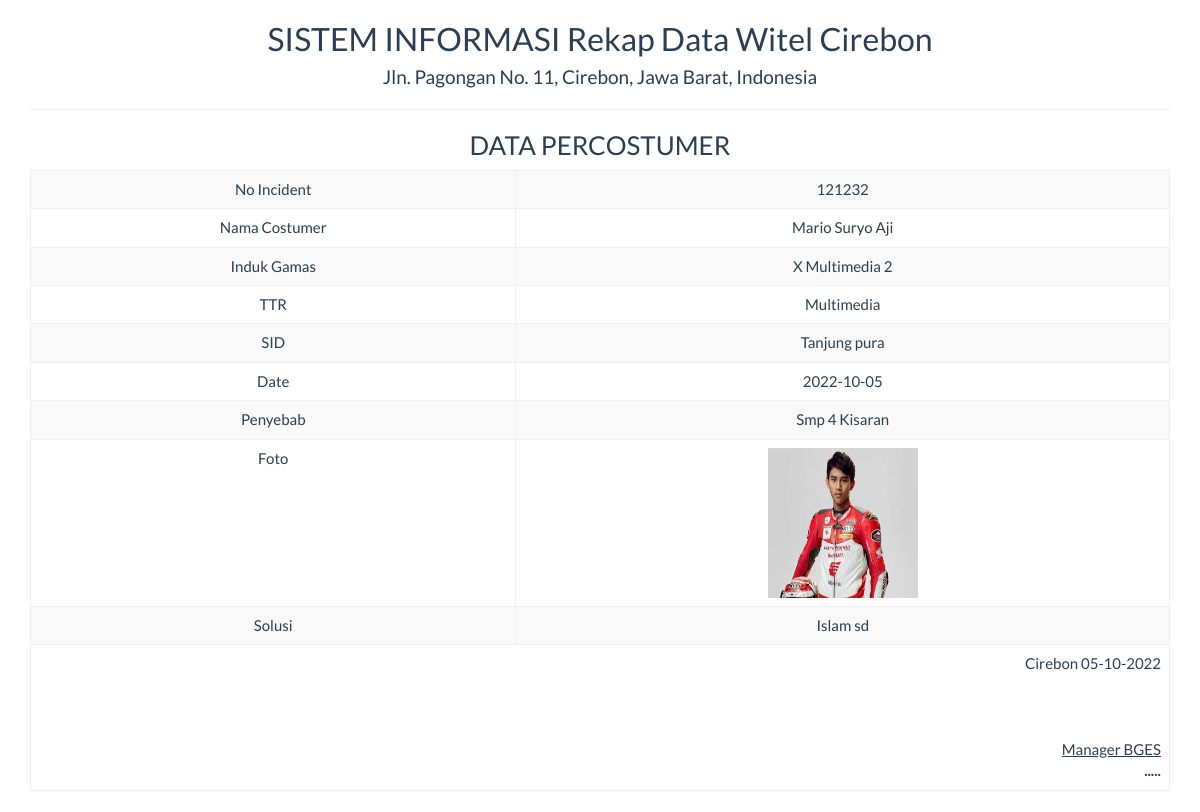
The page /report/datasiswa_satu.php?nis=121232 on the database its author committed.
### tables this page shows
CREATE TABLE `datasiswa` (
  `nis` varchar(50) NOT NULL,
  `nama` varchar(25) NOT NULL,
  `kelas` varchar(255) NOT NULL,
  `alamat` varchar(20) NOT NULL,
  `gender` varchar(50) NOT NULL,
  `agama` varchar(25) NOT NULL,
  `no_telp` varchar(50) NOT NULL,
  `foto` varchar(255) NOT NULL,
  `thn_masuk` date NOT NULL,
  `Jurusan` varchar(50) NOT NULL,
  `asal_sekolah` varchar(500) NOT NULL,
  `Status` varchar(15) NOT NULL
);

### report/datasiswa_satu.php (the view, shortened to what this page needs)
<!DOCTYPE html>
<html>
    <head>
        <link href="../Assets/css/bootstrap.min.css" rel="stylesheet" type="text/css"/>
    </head>
    <body onload="print()">
        <?php
        include '../config/koneksi.php';
        $sql = "SELECT * FROM datasiswa WHERE nis='" . $_GET ['nis'] . "'";
        $query = mysqli_query($koneksi, $sql) or die("SQL Detail error");
        $data = mysqli_fetch_array($query);
        ?>
        <div class="container">
            <div class='row'>
                <div class="col-sm-12">
                    <div class="text-center">
                        <h2>SISTEM INFORMASI Rekap Data Witel Cirebon </h2>
                        <h4>Jln. Pagongan No. 11, Cirebon, Jawa Barat, Indonesia</h4>
                        <hr>
                        <h3>DATA PERCOSTUMER</h3>
                        <table class="table table-bordered table-striped table-hover">
                            <tbody>
								<tr>
                                    <td>No Incident</td> <td><?= $data['nis'] ?></td>
                                </tr>
                                <tr>
                                    <td >Nama Costumer</td> <td><?= $data['nama'] ?></td>
                                </tr>
                                <tr>
                                    <td>Induk Gamas</td> <td><?= $data['kelas'] ?></td>
                                </tr>
                                <tr>
                                    <td>TTR</td> <td><?= $data['Jurusan'] ?></td>
                                </tr>
                                <tr>
                                    <td>SID</td> <td><?= $data['alamat'] ?></td>
                                </tr>
                                <tr>
                                    <td>Date</td> <td><?= $data['thn_masuk'] ?></td>
                                </tr>
								<tr>
                                    <td>Penyebab</td> <td><?= $data['asal_sekolah'] ?></td>
                                </tr>
                                <tr>
                                    <td>Foto</td> <td><img src="../foto/<?= $data['foto']?>" width="150" height="150"></td>
                                </tr>
                                <tr>
                                    <td>Solusi</td> <td><?= $data['agama'] ?></td>
                                </tr>
                            </tbody>
                            <tfoot>
                                <tr>
                                    <td colspan="2" class="text-right">
                                        Cirebon  <?= date("d-m-Y") ?>
                                        <br><br><br><br>
                                        <u>Manager BGES<strong></u><br>
                                        .....
									</td>
								</tr>
							</tfoot>
                        </table>
                    </div>
                </div>
            </div>
    </body>
</html>

### rows shown on the page
datasiswa: nis "121232", nama "Mario Suryo Aji", kelas "X Multimedia 2", Jurusan "Multimedia", alamat "Tanjung pura", thn_masuk "2022-10-05", asal_sekolah "Smp 4 Kisaran", foto (picture), agama "Islam sd"
